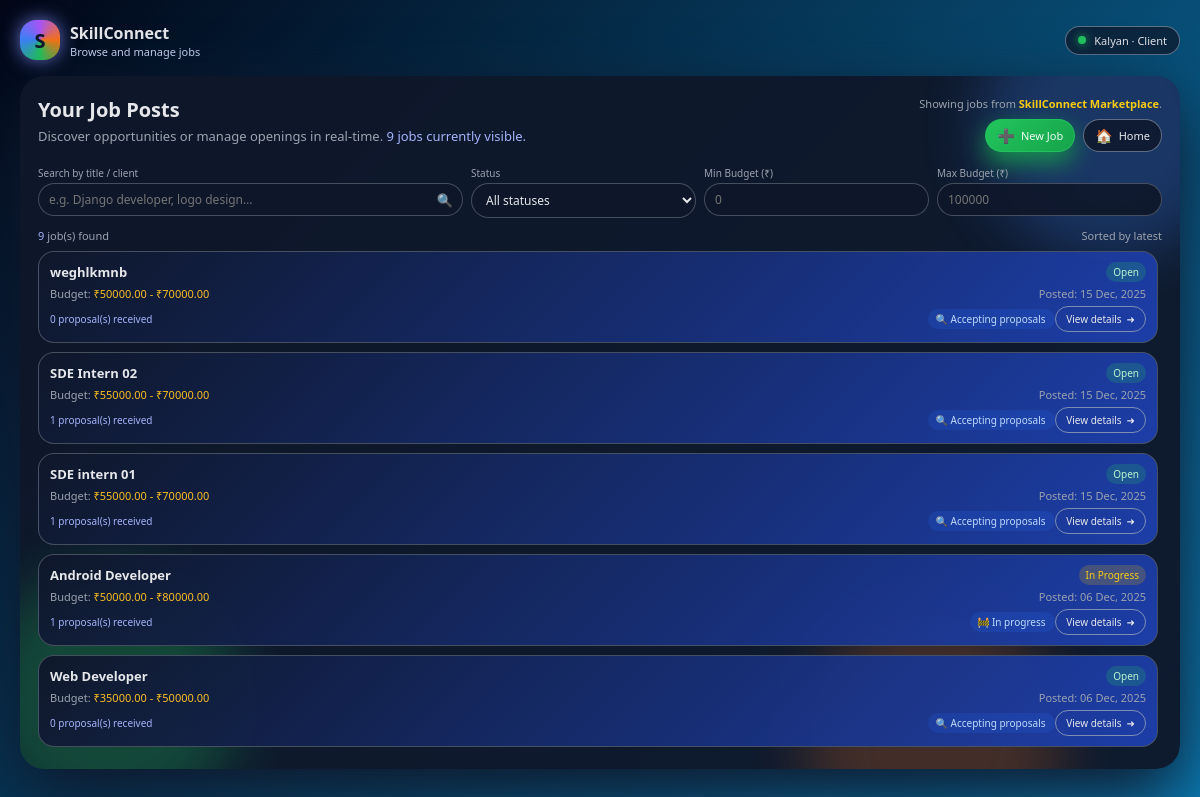
/freelancer/jobs/ (signed in), run on the app's committed database.
### marketplace/models.py (models this page shows, shortened)
class User(AbstractUser):
    ROLE_CHOICES = (
        ('client', 'client'),
        ('freelancer', 'Freelancer'),
    )
    role = models.CharField(max_length=20, choices=ROLE_CHOICES)

class Job(models.Model):
    STATUS_CHOICES = (
        ('open', 'Open'),
        ('in_progress', 'In Progress'),
        ('completed', 'Completed'),
        ('cancelled', 'Cancelled'),
    )
    client = models.ForeignKey(User, on_delete=models.CASCADE, related_name='jobs')
    title = models.CharField(max_length=200)
    description = models.TextField()
    budget_min = models.DecimalField(max_digits=10, decimal_places=2)
    budget_max = models.DecimalField(max_digits=10, decimal_places=2)
    created_at = models.DateTimeField(auto_now_add=True)
    status = models.CharField(max_length=20, choices=STATUS_CHOICES, default='open')

### marketplace/views.py (the view)
# urls.py: path("freelancer/jobs/", views.job_list, name="job_list"),
@login_required
def job_list(request):
    user = request.user
    if getattr(user, "role", None) == "client":
        jobs = Job.objects.filter(client=user).order_by("-created_at")
    else:
        jobs = Job.objects.filter(status="open").order_by("-created_at")
    return render(request, "marketplace/job_list.html", {"jobs": jobs})

### marketplace/templates/marketplace/job_list.html (shortened to what this page needs)
<!DOCTYPE html>
<html lang="en">
<head>
</head>
<body>
<div class="shell">
    <div class="top-row">
        <div class="top-left">
            <div class="logo">S</div>
            <div class="top-text">
                <span>SkillConnect</span>
                <span>Browse and manage jobs</span>
            </div>
        </div>
        <div class="top-right">
            <span class="pill-dot"></span>
            <span>
                {{ request.user.first_name|default:"User" }}
                · {{ request.user.role|title|default:"Member" }}
            </span>
        </div>
    </div>
    <div class="card">
        <div class="glow-container">
            <div class="glow g1"></div>
            <div class="glow g2"></div>
            <div class="glow g3"></div>
        </div>
        <div class="card-inner">
            <div class="header-row">
                <div class="header-main">
                    <div class="page-title">
                        {% if request.user.role == "client" %}
                            Your Job Posts
                        {% else %}
                            Available Jobs
                        {% endif %}
                    </div>
                    <div class="page-sub">
                        Discover opportunities or manage openings in real-time.
                        <span>{{ jobs|length|default:"0" }} jobs currently visible.</span>
                    </div>
                </div>
                <div class="header-side">
                    <div>
                        Showing jobs from <strong>SkillConnect Marketplace</strong>.
                    </div>
                    <div class="header-actions">
                        {% if request.user.role == "client" %}
                            <a href="{% url 'job_create' %}" class="btn-small primary">
                                <span class="icon">➕</span>
                                <span>New Job</span>
                            </a>
                        {% endif %}
                        <a href="{% url 'home' %}" class="btn-small">
                            <span class="icon">🏠</span>
                            <span>Home</span>
                        </a>
                    </div>
                </div>
            </div>
            <div class="filters-row">
                <div class="filter-field">
                    <div class="filter-label">Search by title / client</div>
                    <input type="text" class="filter-input" placeholder="e.g. Django developer, logo design…">
                    <span class="filter-icon">🔍</span>
                </div>
                <div class="filter-field">
                    <div class="filter-label">Status</div>
                    <select class="filter-select">
                        <option value="">All statuses</option>
                    </select>
                </div>
                <div class="filter-field">
                    <div class="filter-label">Min Budget (₹)</div>
                    <input type="number" class="filter-input" placeholder="0">
                </div>
                <div class="filter-field">
                    <div class="filter-label">Max Budget (₹)</div>
                    <input type="number" class="filter-input" placeholder="100000">
                </div>
            </div>
            <div class="list-header">
                <span>
                    <span class="highlight">{{ jobs|length|default:"0" }}</span> job(s) found
                </span>
                <span>Sorted by latest</span>
            </div>
            <div class="jobs-list">
                {% if jobs %}
                    {% for job in jobs %}
                        <div class="job-card" onclick="window.location.href='{% url 'job_detail' job.pk %}'">
                            <div class="job-title-row">
                                <div class="job-title">{{ job.title }}</div>
                                <div class="job-status {{ job.status }}">
                                    {{ job.get_status_display }}
                                </div>
                            </div>
                            <div class="job-meta">
                                <span>
                                    Budget:
                                    <span class="highlight">
                                        ₹{{ job.budget_min }} - ₹{{ job.budget_max }}
                                    </span>
                                </span>
                                <span>Posted: {{ job.created_at|date:"d M, Y" }}</span>
                            </div>
                            <div class="job-footer">
                                {% if request.user.role == "client" %}
                                    <span>{{ job.proposals.count }} proposal(s) received</span>
                                {% else %}
                                    <span>Client: {{ job.client.first_name|default:"Client" }}</span>
                                {% endif %}
                                <span>
                                    <span class="tag-pill">
                                        {% if job.status == "open" %}
                                            🔍 Accepting proposals
                                        {% elif job.status == "in_progress" %}
                                            🚧 In progress
                                        {% elif job.status == "completed" %}
                                            ✅ Completed
                                        {% else %}
                                            ⛔ Closed
                                        {% endif %}
                                    </span>
                                    <a href="{% url 'job_detail' job.pk %}" class="btn-outline" onclick="event.stopPropagation();">
                                        <span>View details</span>
                                        <span>➜</span>
                                    </a>
                                </span>
                            </div>
                        </div>
                    {% endfor %}
                {% endif %}
            </div>
        </div>
    </div>
</div>
</body>
</html>

### data on the page
User: user.first_name "Kalyan", user.role "Client"
Job: title "weghlkmnb", status "Open", budget_min "50000.00", budget_max "70000.00", created_at "15 Dec, 2025", proposals.count "0", shows "🔍 Accepting proposals"
Job: title "SDE Intern 02", status "Open", budget_min "55000.00", budget_max "70000.00", created_at "15 Dec, 2025", proposals.count "1", shows "🔍 Accepting proposals"
Job: title "SDE intern 01", status "Open", budget_min "55000.00", budget_max "70000.00", created_at "15 Dec, 2025", proposals.count "1", shows "🔍 Accepting proposals"
Job: title "Android Developer", status "In Progress", budget_min "50000.00", budget_max "80000.00", created_at "06 Dec, 2025", proposals.count "1", shows "🚧 In progress"
Job: title "Web Developer", status "Open", budget_min "35000.00", budget_max "50000.00", created_at "06 Dec, 2025", proposals.count "0", shows "🔍 Accepting proposals"

### other printed values
{{ jobs|length|default:"0" }} "9"
